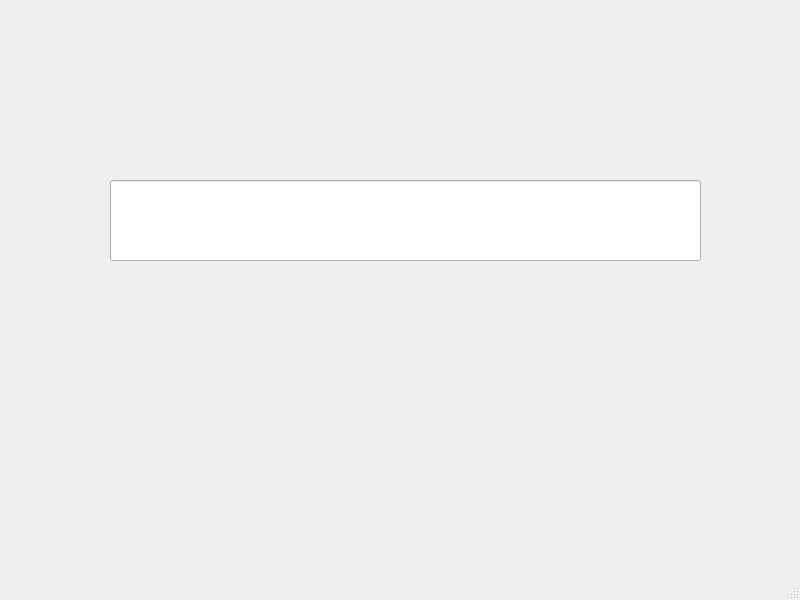
<?xml version="1.0" encoding="UTF-8"?>
<ui version="4.0">
 <class>MainWindow</class>
 <widget class="QMainWindow" name="MainWindow">
  <property name="geometry">
   <rect>
    <x>0</x>
    <y>0</y>
    <width>800</width>
    <height>600</height>
   </rect>
  </property>
  <property name="windowTitle">
   <string>MainWindow</string>
  </property>
  <widget class="QWidget" name="centralwidget">
   <widget class="QLineEdit" name="lineEditTest">
    <property name="geometry">
     <rect>
      <x>110</x>
      <y>180</y>
      <width>591</width>
      <height>81</height>
     </rect>
    </property>
   </widget>
  </widget>
  <widget class="QMenuBar" name="menubar">
   <property name="geometry">
    <rect>
     <x>0</x>
     <y>0</y>
     <width>800</width>
     <height>37</height>
    </rect>
   </property>
  </widget>
  <widget class="QStatusBar" name="statusbar"/>
 </widget>
 <resources/>
 <connections/>
</ui>
